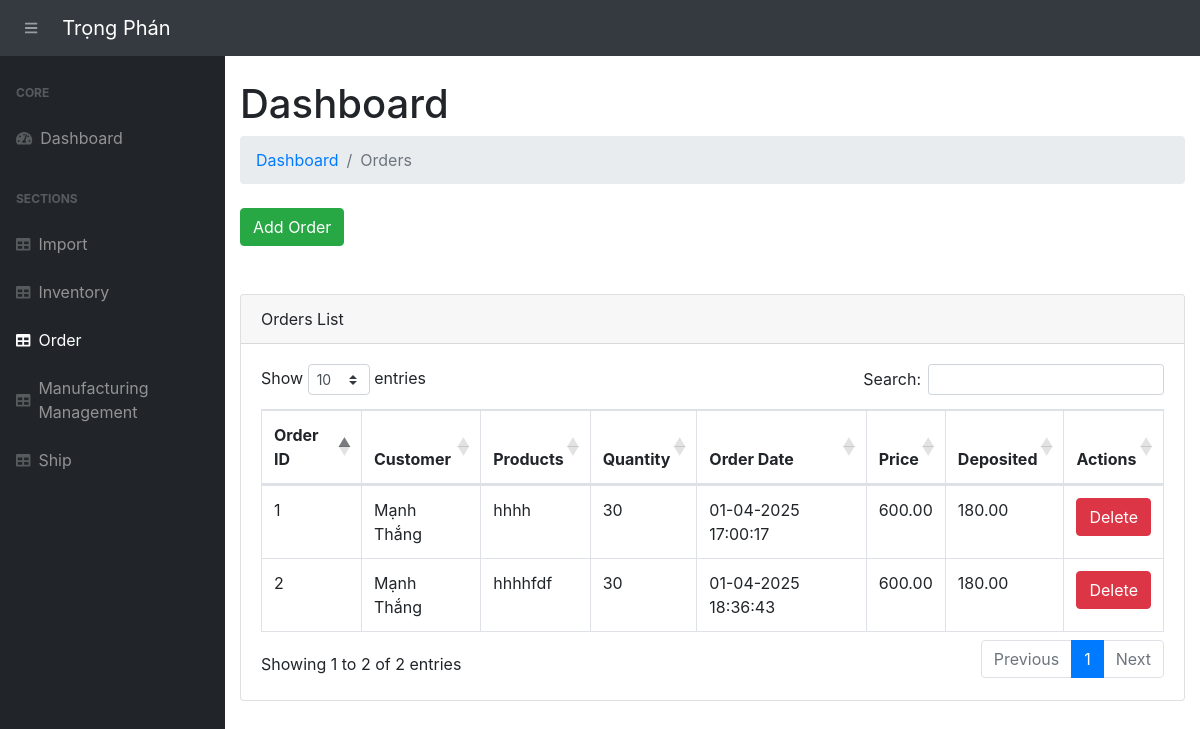
Page /order/ on the earlier database version.
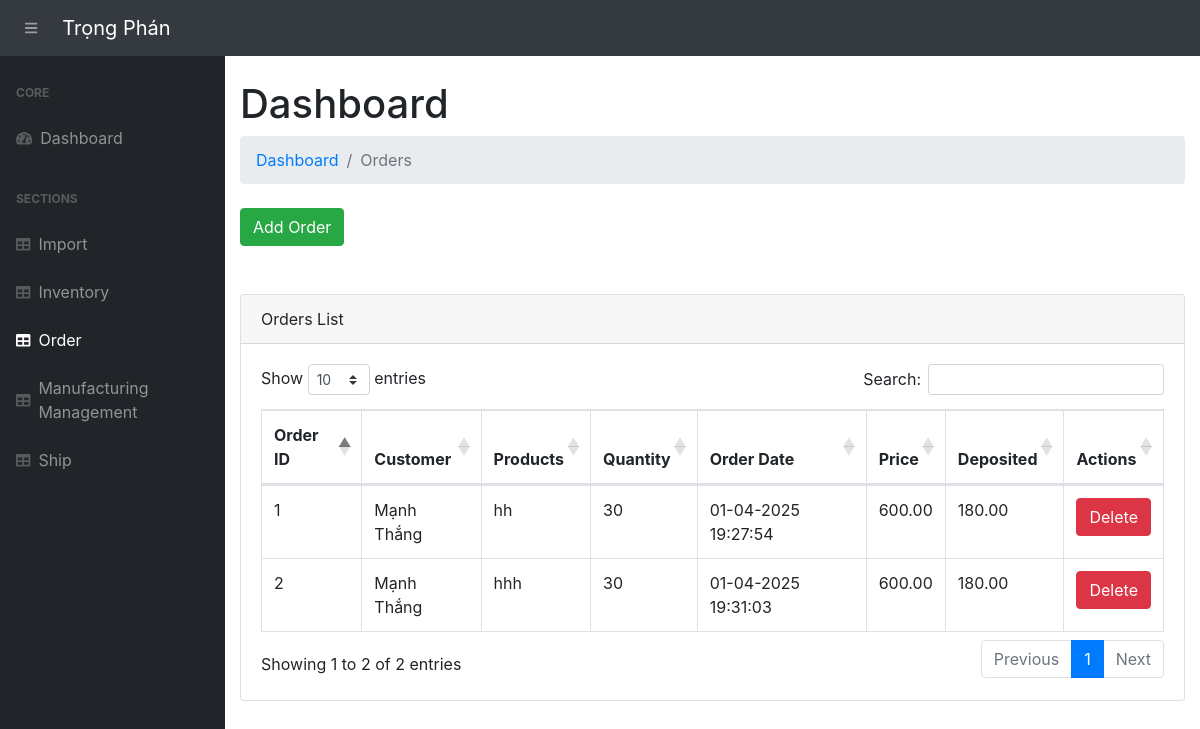
Same page on the later database version.
### app.py (models this page shows, shortened)
class OrderDetail(db.Model):
    __tablename__ = 'order_details'
    order_detail_id = db.Column(db.Integer, primary_key=True)
    order_id = db.Column(db.Integer, db.ForeignKey('orders.order_id'))
    product_name = db.Column(db.String(100))
    product_price = db.Column(db.Float)
    quantity = db.Column(db.Integer)
    import_id = db.Column(db.Integer, db.ForeignKey('imports.import_id'))  # Import relation
    import_record = db.relationship('Import', backref='order_details', lazy=True)

class Order(db.Model):
    __tablename__ = 'orders'
    order_id = db.Column(db.Integer, primary_key=True)
    cus_name = db.Column(db.String(255), nullable=False)  # Customer Name
    cus_contact = db.Column(db.String(255), nullable=False)  # Customer Contact
    cus_address = db.Column(db.String(255), nullable=False)  # Customer Address
    order_date = db.Column(db.DateTime, default=vietnam_now)
    price = db.Column(db.Numeric(10, 2), nullable=False)
    deposit_amount = db.Column(db.Float, nullable=False, default=0.0)
    order_details = db.relationship('OrderDetail', backref='order_relation', lazy=True)

### app.py (the view)
@app.route('/order/', methods=["GET", "POST"])
def view_order():
    orders = Order.query.all()
    return render_template("order.html", orders=orders)

### app.py (called while the page is built)
@app.template_filter('format_price')
def format_price(value):
    try:
        return "{:,.2f}".format(value)
    except (ValueError, TypeError):
        return value

### templates/order.html (shortened to what this page needs)
{% extends 'base.html' %}
{% block content %}
<main>
    <div class="container-fluid">
        <h1 class="mt-4">Dashboard</h1>
        <ol class="breadcrumb mb-4">
            <li class="breadcrumb-item"><a href="/">Dashboard</a></li>
            <li class="breadcrumb-item active">Orders</li>
        </ol>
        <a href="/add-order/" class="btn btn-success">Add Order</a>
        <br><br>
        <br>
        <div class="card mb-4">
            <div class="card-header">Orders List</div>
            <div class="card-body">
                <div class="table-responsive">
                    {% if orders %}
                        <table class="table table-bordered" id="dataTable" width="100%" cellspacing="0">
                            <thead>
                                <tr>
                                    <th>Order ID</th>
                                    <th>Customer</th>
                                    <th>Products</th>
                                    <th>Quantity</th>
                                    <th>Order Date</th>
                                    <th>Price</th>
                                    <th>Deposited </th>
                                    <th>Actions</th>
                                </tr>
                            </thead>
                            <tbody>
                                {% for order in orders %}
                                    <tr>
                                        <td>{{ order.order_id }}</td>
                                        <td>{{ order.cus_name }}</td>
                                        <td>
                                            {% for order_detail in order.order_details %}
                                                {{ order_detail.product_name }} <br>
                                            {% endfor %}
                                        </td>
                                        <td>
                                            {% for order_detail in order.order_details %}
                                            {{ order_detail.quantity }}<br>
                                        {% endfor %}
                                        </td>
                                        <td>{{ order.order_date.strftime('%d-%m-%Y %H:%M:%S')}}</td>
                                        <td>{{ order.price | format_price }}</td>
                                        <td>{{ order.deposit_amount | format_price }}</td>
                                        <td>
                                            <form action="{{ url_for('deleteOrder', order_id=order.order_id) }}" method="POST" style="display:inline;">
                                                <button type="submit" class="btn btn-danger" onclick="return confirm('Are you sure you want to delete this inventory item?')">Delete</button>
                                            </form>
                                        </td>
                                    </tr>
                                {% endfor %}
                            </tbody>
                        </table>
                    {% else %}
                        <p>No orders found.</p>
                    {% endif %}
                </div>
            </div>
        </div>
    </div>
</main>
{% endblock %}

Differences in the rows shown:
changed Order id 1: order_date "01-04-2025 17:00:17" → "01-04-2025 19:27:54"
changed OrderDetail (number 1 of 2 on the later page): product_name "hhhh" → "hh"
changed Order id 2: order_date "01-04-2025 18:36:43" → "01-04-2025 19:31:03"
changed OrderDetail: product_name "hhhhfdf" → "hhh"
